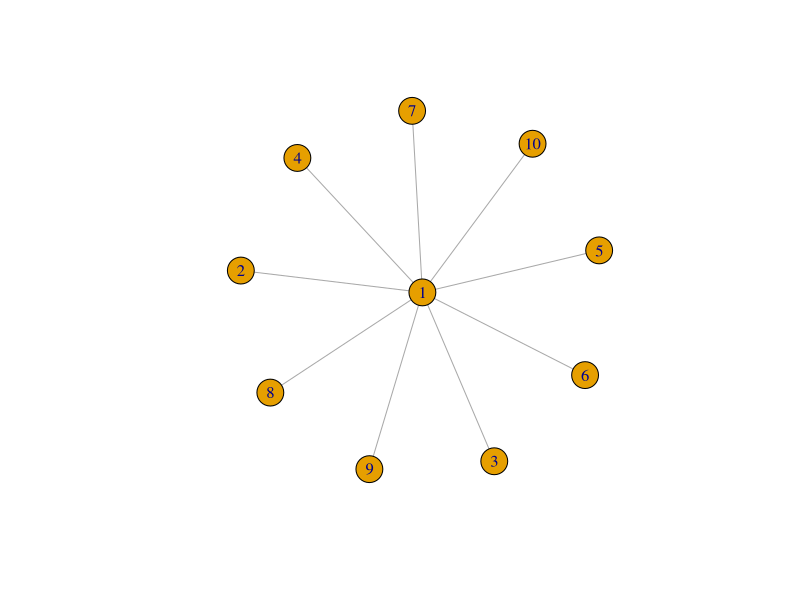
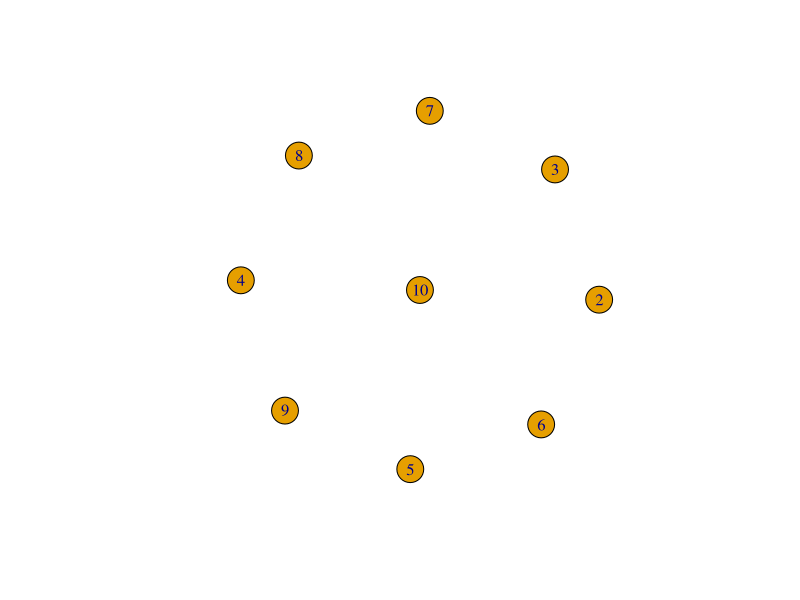

Reproduce these figures in R, in order.
library("igraph")

g <- make_star(10, mode="undirected") %>% set_vertex_attr("name", value = 1:10)

plot(g)

#reduced_g <- delete_vertices(g, lapply(1:8, toString))

#reduced_g <- delete_vertices(g, 1:8)

#check previous stack overflow question to solve this issue
reduced_g <- delete_vertices(g, 1)

plot(reduced_g)